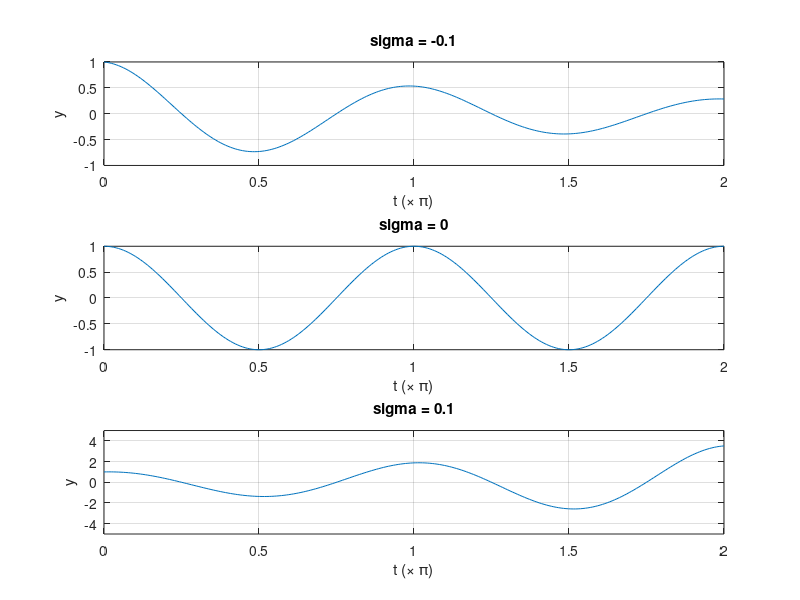

Recreate this plot in MATLAB.
clear, close all

t0 = linspace(0, 4*pi, 256);

t = linspace(0, 2, 256);

y0 = exp(-0.1*t0) .* cos(t0);
y1 = exp(0.0*t0) .* cos(t0);
y2 = exp(0.1*t0) .* cos(t0);

subplot(3,1,1);
plot(t, y0)
ylabel('y')
xlabel('t (\times \pi)')
title('sigma = -0.1')
grid on

subplot(3,1,2);
plot(t, y1)
ylabel('y')
xlabel('t (\times \pi)')
title('sigma = 0')
grid on

subplot(3,1,3);
plot(t, y2)
ylabel('y')
xlabel('t (\times \pi)')
title('sigma = 0.1')
axis([0 2 -5 5])
grid on